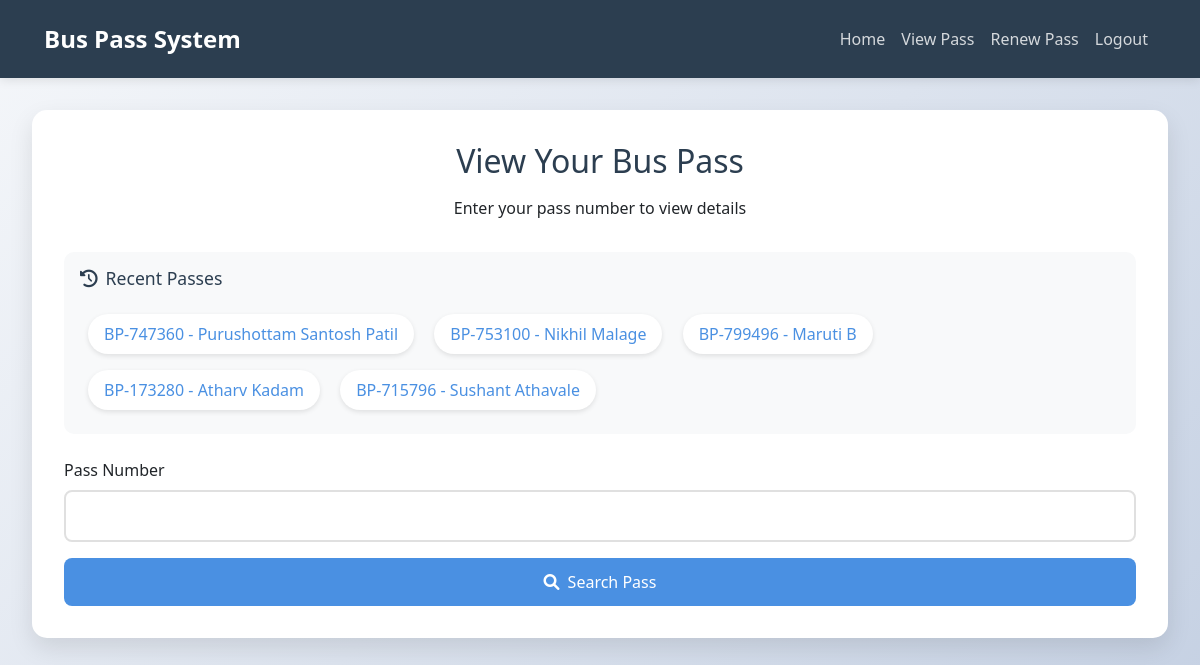
/view_pass (signed in), run on an earlier commit of the app's database.
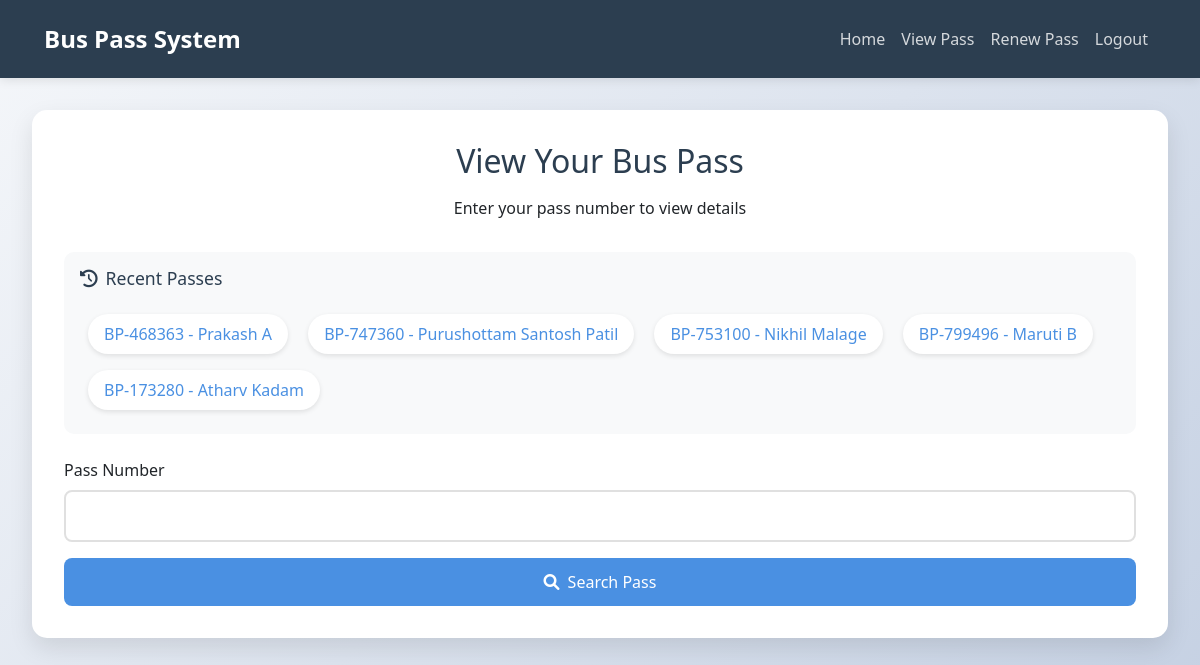
And on a later commit of the database.
### tables this page shows
CREATE TABLE bus_passes (
            id INTEGER PRIMARY KEY AUTOINCREMENT,
            name TEXT NOT NULL,
            email TEXT NOT NULL,
            age INTEGER NOT NULL,
            pass_number TEXT NOT NULL UNIQUE,
            valid_until DATE NOT NULL,
            mobile_no TEXT NOT NULL,
            district TEXT NOT NULL,
            photo_data TEXT,  -- Store base64 image data
            qr_code TEXT,
            created_at TIMESTAMP DEFAULT CURRENT_TIMESTAMP
        );

### Pass.py (the view, shortened to what this page needs)
@app.route('/view_pass', methods=['GET', 'POST'])
@login_required
def view_pass():
    if request.method == 'POST':
        pass_number = request.form.get('pass_number')
    else:
        pass_number = request.args.get('pass_number')
    print(f"Received pass number: {pass_number}")  # Debug log
    try:
        conn = get_db_connection()
        cursor = conn.cursor()
        cursor.execute('''
            SELECT pass_number, name
            FROM bus_passes
            ORDER BY created_at DESC
            LIMIT 5
        ''')
        recent_passes = cursor.fetchall()
        pass_details = None
        print(f"Rendering template with pass_details: {pass_details}")  # Debug log
        return render_template('view_pass.html',
                            pass_details=pass_details,
                            recent_passes=recent_passes)
    finally:
        if conn:
            conn.close()

### Pass.py (called while the page is built)
def login_required(f):
    @wraps(f)
    def decorated_function(*args, **kwargs):
        if 'user_id' not in session:
            flash('Please login to access this page', 'error')
            return redirect(url_for('login'))
        return f(*args, **kwargs)
    return decorated_function

### templates/view_pass.html (shortened to what this page needs)
<!DOCTYPE html>
<html lang="en">
<head>
    <link href="https://cdn.jsdelivr.net/npm/bootstrap@5.3.0/dist/css/bootstrap.min.css" rel="stylesheet">
    <link href="https://cdnjs.cloudflare.com/ajax/libs/font-awesome/6.0.0/css/all.min.css" rel="stylesheet">
</head>
<body>
    <nav class="navbar navbar-expand-lg navbar-dark">
        <div class="container">
            <a class="navbar-brand" href="{{ url_for('index') }}">Bus Pass System</a>
            <div class="collapse navbar-collapse" id="navbarNav">
                <ul class="navbar-nav ms-auto">
                    <li class="nav-item">
                        <a class="nav-link" href="{{ url_for('index') }}">Home</a>
                    </li>
                    {% if session.get('user_id') %}
                        <li class="nav-item">
                            <a class="nav-link" href="{{ url_for('view_pass') }}">View Pass</a>
                        </li>
                        <li class="nav-item">
                            <a class="nav-link" href="{{ url_for('renew') }}">Renew Pass</a>
                        </li>
                        <li class="nav-item">
                            <a class="nav-link" href="{{ url_for('logout') }}">Logout</a>
                        </li>
                    {% endif %}
                </ul>
            </div>
        </div>
    </nav>
    <div class="main-content">
        <div class="search-container">
            <div class="search-header">
                <h2>View Your Bus Pass</h2>
                <p>Enter your pass number to view details</p>
            </div>
            {% if recent_passes %}
            <div class="recent-passes">
                <h4><i class="fas fa-history me-2"></i>Recent Passes</h4>
                <div>
                    {% for pass in recent_passes %}
                    <div class="recent-pass-item">
                        <a href="{{ url_for('view_pass', pass_number=pass['pass_number']) }}"
                           data-pass-number="{{ pass['pass_number'] }}"
                           data-pass-name="{{ pass['name'] }}">
                            {{ pass['pass_number'] }} - {{ pass['name'] }}
                        </a>
                    </div>
                    {% endfor %}
                </div>
            </div>
            {% endif %}
            <form method="GET" action="{{ url_for('view_pass') }}" class="search-form">
                <div class="mb-3">
                    <label for="pass_number" class="form-label">Pass Number</label>
                    <input type="text" class="form-control" id="pass_number" name="pass_number" required>
                </div>
                <div class="d-grid">
                    <button type="submit" class="btn btn-primary">
                        <i class="fas fa-search me-2"></i>Search Pass
                    </button>
                </div>
            </form>
        </div>
    </div>
</body>
</html>

What changed in the data, as far as the page shows it:
no longer on this page (row unchanged): bus_passes: pass_number "BP-715796", name "Sushant Athavale"
added bus_passes: pass_number "BP-468363", name "Prakash A"
